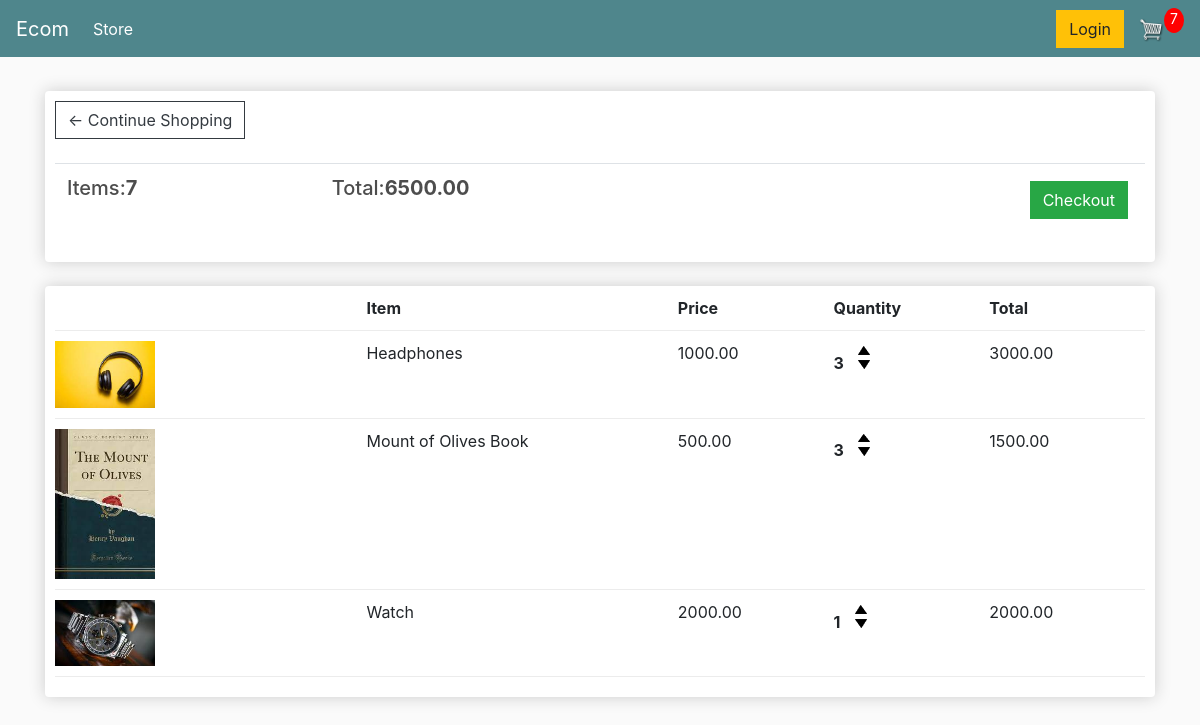
The app's page /cart/ (signed in) with its own data.
### store/models.py (models this page shows, shortened)
class Order(models.Model):
    customer=models.ForeignKey(Customer,on_delete=models.SET_NULL,blank=True,null=True)
    date_ordered=models.DateTimeField(auto_now_add=True)
    complete=models.BooleanField(default=False,null=True,blank=False)
    transaction_id=models.CharField(max_length=200,null=True)
    @property
    def get_cart_total(self):
        orderitems = self.orderitem_set.all()
        total= sum([item.get_total for item in orderitems])
        return total
    @property
    def get_cart_items(self):
        orderitems = self.orderitem_set.all()
        total= sum([item.quantity for item in orderitems])
        return total

class OrderItem(models.Model):
    product=models.ForeignKey(Product,on_delete=models.SET_NULL,blank=True,null=True)
    order=models.ForeignKey(Order,on_delete=models.SET_NULL,blank=True,null=True)
    quantity=models.IntegerField(default=0,null=True,blank=True)
    date_added=models.DateTimeField(auto_now_add=True)
    @property
    def get_total(self):
        total= self.product.price * self.quantity
        return total

class Product(models.Model):
    name=models.CharField(max_length=200)
    price=models.DecimalField(max_digits=8,decimal_places=2)
    digital=models.BooleanField(default=False,null=True,blank=True)
    image=models.ImageField(null=True,blank=True)

### store/views.py (the view)
# urls.py: path('cart/', views.cart, name="cart"),
def cart(request):
    if request.user.is_authenticated:
        customer = request.user.customer
        order, created = Order.objects.get_or_create(customer=customer,complete=False)
        items = order.orderitem_set.all()
        cartItems = order.get_cart_items
    else:
        items=[]
        order={'get_cart_total':0,'get_cart_items':0,'shipping':False}
        cartItems = order['get_cart_items']
    context={'items':items,'order':order,'cartItems': cartItems}
    return render(request,'store/cart.html',context)

### store/templates/store/cart.html
{% extends 'main.html' %}
{% load static %}
{% block content %}
<div class="row">
     <div class="col-lg-12">
          <div class="box-element">
               <a  class="btn btn-outline-dark" href="{% url 'store' %}">&#x2190; Continue Shopping</a>
               <br>
               <br>
               <table class="table">
                    <tr>
                         <th><h5>Items:<strong>{{order.get_cart_items}}</strong></h5></th>
                         <th><h5>Total:<strong>{{order.get_cart_total}}</strong></h5></th>
                         <th>
                              <a  style="float:right; margin:5px;" class="btn btn-success" href="{% url 'checkout' %}">Checkout</a>
                         </th>
                    </tr>
               </table>
          </div>
          <br>
          <div class="box-element">
               <div class="cart-row">
                    <div style="flex:2"></div>
                    <div style="flex:2"><strong>Item</strong></div>
                    <div style="flex:1"><strong>Price</strong></div>
                    <div style="flex:1"><strong>Quantity</strong></div>
                    <div style="flex:1"><strong>Total</strong></div>
               </div>
               {% for item in items %}
               <div class="cart-row">
                    <div style="flex:2"><img class="row-image" src="{{item.product.image.url}}"></div>
                    <div style="flex:2">{{item.product.name}}</div>
                    <div style="flex:1">{{item.product.price|floatformat:2}}</div>
                    <div style="flex:1">
                         <p class="quantity">{{item.quantity}}</p>
                         <div class="quantity">
                              <img  data-product={{item.product.id}} data-action="add" class="chg-quantity update-cart "src="{% static  'images/arrowup.png' %}">
                              <img  data-product={{item.product.id}} data-action="remove" class="chg-quantity update-cart "src="{% static  'images/arrowdown.png' %}">
                         </div>
                    </div>
                    <div style="flex:1"><p>{{item.get_total}}</p></div>
               </div>
               {% endfor %}
          </div>
     </div>
</div>
{% endblock content %}

### store/templates/main.html (shortened to what this page needs)
<!DOCTYPE html>
{% load static %}
<html>
<head>
	<link rel="stylesheet" href="https://stackpath.bootstrapcdn.com/bootstrap/4.4.1/css/bootstrap.min.css">
	<link rel="stylesheet" type="text/css" href="{% static 'css/main.css' %}">
</head>
<body>
	<nav class="navbar navbar-expand-lg navbar-dark bg-dark">
	  <a class="navbar-brand" href="{% url 'store' %}">Ecom</a>
	  <div class="collapse navbar-collapse" id="navbarSupportedContent">
	    <ul class="navbar-nav mr-auto">
	      <li class="nav-item active">
	        <a class="nav-link" href="{% url 'store' %}">Store <span class="sr-only">(current)</span></a>
	      </li>
	    </ul>
	    <div class="form-inline my-2 my-lg-0">
	     	<a href="#"class="btn btn-warning">Login</a>
	     	<a href="{% url 'cart' %}">
	    		<img  id="cart-icon" src="{% static 'images/cart.png' %}">
	    	</a>
	    	<p id="cart-total">{{cartItems}}</p>
	    </div>
	  </div>
	</nav>
     <div class="container">
            <br>
            {% block content %}
            {% endblock content %}
         </div>
</body>
</html>

### static/css/main.css (style rules this page uses)
body { background-color: hsl(0, 0%, 98%); }
h1,h2,h3,h4,h5,h6 { color:hsl(0, 0%, 30%); }
.box-element { box-shadow:hsl(0, 0%, 80%) 0 0 16px; background-color: #fff; border-radius: 4px; padding: 10px; }
.bg-dark { background-color: #4f868c!important; }
#cart-icon { width:25px; display: inline-block; margin-left: 15px; }
#cart-total { display: block; text-align: center; color:#fff; background-color: red; width: 20px; height: 25px; border-radius: 50%; font-size: 14px; }
.col-lg-4, .col-lg-6, .col-lg-8, .col-lg-12 { margin-top: 10px; }
.btn { border-radius: 0; }
.row-image { width: 100px; }
.cart-row { display: flex; align-items: flex-stretch; padding-bottom: 10px; margin-bottom: 10px; border-bottom: 1px solid #ececec; }
.quantity { display: inline-block; font-weight: 700; padding-right:10px; }
.chg-quantity { width: 12px; cursor: pointer; display: block; margin-top: 5px; transition:.1s; }

### records on screen
Order: get_cart_items "7", get_cart_total "6500.00"
OrderItem: product.image (picture), product.name "Headphones", product.price "1000.00", quantity "3", get_total "3000.00"
OrderItem: product.image (picture), product.name "Mount of Olives Book", product.price "500.00", quantity "3", get_total "1500.00"
OrderItem: product.image (picture), product.name "Watch", product.price "2000.00", quantity "1", get_total "2000.00"

### other values on screen
{{ cartItems }} "7"
